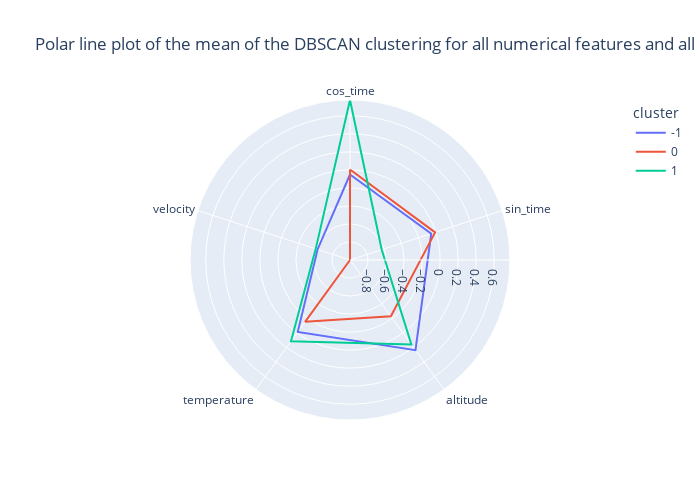
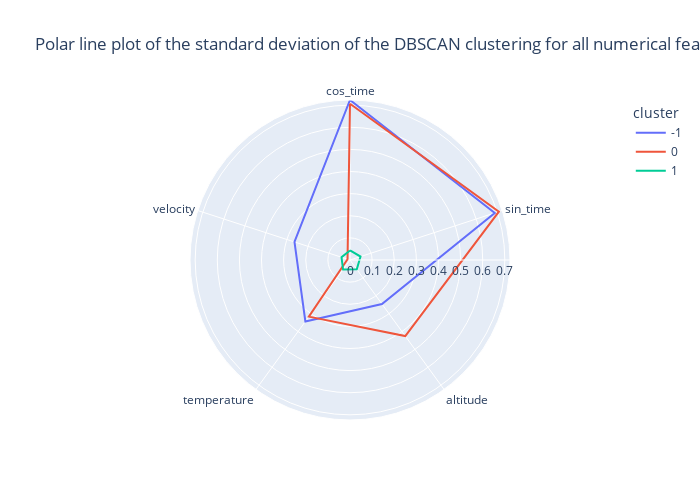

The notebook cell these images were saved under, in order:
### Code cell
dbscan(df_tot, 0.15, minPts, True)

### Figure 1 — Plotly figure (JSON) as saved in the notebook; plotly's stock layout.template omitted (floating-point values rounded to 4 significant figures)
{"data": [{"hovertemplate": "cluster=-1<br>value=%{r}<br>variable=%{theta}<extra></extra>", "legendgroup": "-1", "line": {"color": "#636efa", "dash": "solid"}, "marker": {"symbol": "circle"}, "mode": "lines", "name": "-1", "r": [-0.0513, -0.05191, 0.2361, -0.01416, -0.6212, -0.0513], "showlegend": true, "subplot": "polar", "theta": ["cos_time", "sin_time", "altitude", "temperature", "velocity", "cos_time"], "type": "scatterpolar"}, {"hovertemplate": "cluster=0<br>value=%{r}<br>variable=%{theta}<extra></extra>", "legendgroup": "0", "line": {"color": "#EF553B", "dash": "solid"}, "marker": {"symbol": "circle"}, "mode": "lines", "name": "0", "r": [0.004309, -0.007327, -0.2281, -0.1513, -0.9992, 0.004309], "showlegend": true, "subplot": "polar", "theta": ["cos_time", "sin_time", "altitude", "temperature", "velocity", "cos_time"], "type": "scatterpolar"}, {"hovertemplate": "cluster=1<br>value=%{r}<br>variable=%{theta}<extra></extra>", "legendgroup": "1", "line": {"color": "#00cc96", "dash": "solid"}, "marker": {"symbol": "circle"}, "mode": "lines", "name": "1", "r": [0.7749, -0.6293, 0.1583, 0.1137, -0.5996, 0.7749], "showlegend": true, "subplot": "polar", "theta": ["cos_time", "sin_time", "altitude", "temperature", "velocity", "cos_time"], "type": "scatterpolar"}], "layout": {"height": 500, "legend": {"title": {"text": "cluster"}, "tracegroupgap": 0}, "polar": {"angularaxis": {"direction": "clockwise", "rotation": 90}, "domain": {"x": [0, 1], "y": [0, 1]}}, "title": {"text": "Polar line plot of the mean of the DBSCAN clustering for all numerical features and all data"}, "width": 700}}

### Figure 2 — Plotly figure (JSON) as saved in the notebook; plotly's stock layout.template omitted (floating-point values rounded to 4 significant figures)
{"data": [{"hovertemplate": "cluster=-1<br>value=%{r}<br>variable=%{theta}<extra></extra>", "legendgroup": "-1", "line": {"color": "#636efa", "dash": "solid"}, "marker": {"symbol": "circle"}, "mode": "lines", "name": "-1", "r": [0.7234, 0.6883, 0.2457, 0.3433, 0.2639, 0.7234], "showlegend": true, "subplot": "polar", "theta": ["cos_time", "sin_time", "altitude", "temperature", "velocity", "cos_time"], "type": "scatterpolar"}, {"hovertemplate": "cluster=0<br>value=%{r}<br>variable=%{theta}<extra></extra>", "legendgroup": "0", "line": {"color": "#EF553B", "dash": "solid"}, "marker": {"symbol": "circle"}, "mode": "lines", "name": "0", "r": [0.7065, 0.7076, 0.4253, 0.3165, 0.01176, 0.7065], "showlegend": true, "subplot": "polar", "theta": ["cos_time", "sin_time", "altitude", "temperature", "velocity", "cos_time"], "type": "scatterpolar"}, {"hovertemplate": "cluster=1<br>value=%{r}<br>variable=%{theta}<extra></extra>", "legendgroup": "1", "line": {"color": "#00cc96", "dash": "solid"}, "marker": {"symbol": "circle"}, "mode": "lines", "name": "1", "r": [0.04301, 0.05005, 0.05225, 0.05328, 0.04025, 0.04301], "showlegend": true, "subplot": "polar", "theta": ["cos_time", "sin_time", "altitude", "temperature", "velocity", "cos_time"], "type": "scatterpolar"}], "layout": {"height": 500, "legend": {"title": {"text": "cluster"}, "tracegroupgap": 0}, "polar": {"angularaxis": {"direction": "clockwise", "rotation": 90}, "domain": {"x": [0, 1], "y": [0, 1]}}, "title": {"text": "Polar line plot of the standard deviation of the DBSCAN clustering for all numerical features and all data"}, "width": 700}}
